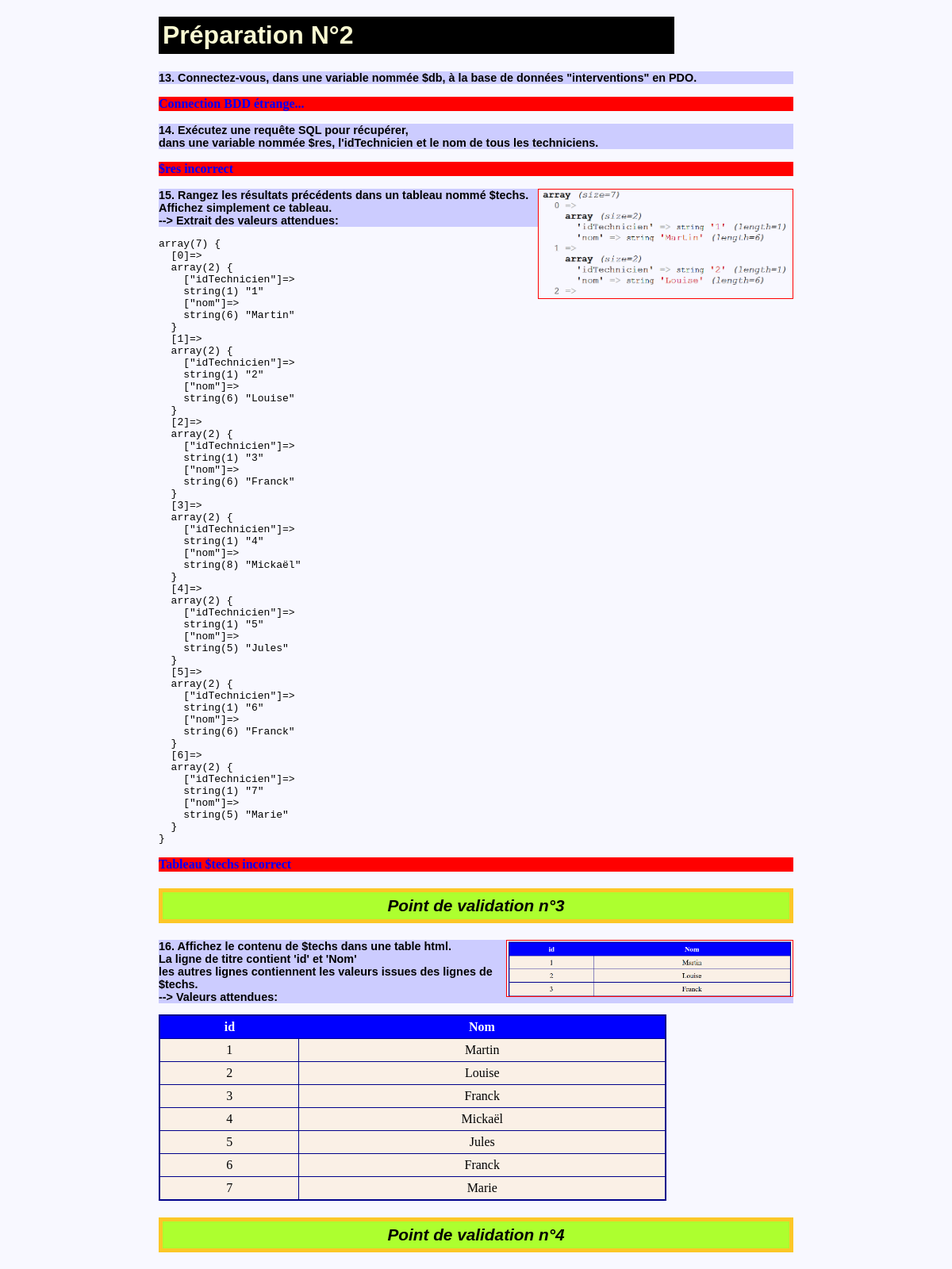
The app's page /tests/preparation_2.php with its own data.
### tables this page shows
CREATE TABLE IF NOT EXISTS `technicien` (
  `idTechnicien` int(11) NOT NULL AUTO_INCREMENT,
  `nom` varchar(20) DEFAULT NULL,
  PRIMARY KEY (`idTechnicien`)
);

### tests/preparation_2.php (the view, shortened to what this page needs)
<!DOCTYPE html>
<?php
function dump_var($var)
{
    echo '<pre>';
    var_dump($var);
    echo '</pre>';
}
?>
<html>
    <head>
        <link rel="stylesheet" href="../css/styles.css" />
    </head>
    <body>
	<h1>Préparation N°2</h1>
	<p class="question">13. Connectez-vous, dans une variable nommée $db,
	    à la base de données "interventions" en PDO.<br/>
	</p>
	<?php
	    $dbInfos = array(
		'host'   => 'localhost',
		'dbname' => 'db_interventions',
		'user'   => 'root',
		'pass'   => ''
		);
        $dsn = "mysql:host={$dbInfos['host']}; dbname={$dbInfos['dbname']}; charset=UTF8";
        $db = new PDO($dsn, $dbInfos['user'], $dbInfos['pass']);
	?>
	<?php
		if(isset($db) && $db != FALSE)
		{
		    $cla = get_class($db);
		    switch ($cla) {
			default:
			    echo '<p class="bad">Connection BDD étrange...</p>';
			    break;
		    }
		}
		else
		    echo '<p class="bad">Connection BDD incorrecte</p>';
	?>
	<p class="question">14. Exécutez une requête SQL pour récupérer,<br/>
	    dans une variable nommée $res, l'idTechnicien et le nom de tous les techniciens.</p>
	<?php
        $rqt = "SELECT * FROM `technicien`";
        $res = $db->query($rqt);
	?>
	<?php
		$hashTab = isset($res) ? md5(json_encode($res)) : '';
		if($hashTab === '592ea61dd3c8c6dc593f4e34632f7b69'):?>
			<p class="bon">$res correct</p>
	<?php else:?>
			<p class="bad">$res incorrect</p>
	<?php endif;?>
	<p class="question"><img class='imgAttendu' style='max-width: 40%;' src="../img/img2.png"/>
		15. Rangez les résultats précédents dans un tableau nommé $techs.<br/>
		Affichez simplement ce tableau.<br/>
		--> Extrait des valeurs attendues: </p>
	<?php
        $techs = array();
        while ($val = $res->fetch(PDO::FETCH_ASSOC)) {
            $techs[] = array(
                'idTechnicien' => $val['idTechnicien'],
                'nom' => $val['nom']
            );
        }
        dump_var($techs);
	?>
	<?php
		$hashTab = isset($techs) ? md5(json_encode($techs)) : '';
		if($hashTab === '507a0247e139858fa9efa0f477cdbc96'):?>
			<p class="bon">Tableau $techs correct</p>
	<?php else:?>
			<p class="bad">Tableau $techs incorrect</p>
	<?php endif;?>
	<p class="validation">Point de validation n°3</p>
	<p class="question"><img class='imgAttendu' src="../img/img5.png"/>
	    16. Affichez le contenu de $techs dans une table html.<br/>
	    La ligne de titre contient 'id' et 'Nom'<br/>
	    les autres lignes contiennent les valeurs issues des lignes de $techs.<br/>
	    --> Valeurs attendues:  </p>
    <table>
        <tr>
            <th>id</th>
            <th>Nom</th>
        </tr>
        <tr>
            <?php
            foreach($techs as $tech){
                echo "<tr>";
                echo "<td>".$tech['idTechnicien']."</td>";
                echo "<td>".$tech['nom']."</td>";
                echo "</tr>";
            }
            ?>
        </tr>
    </table>
	<p class="validation">Point de validation n°4</p>
    </body>
</html>

### css/styles.css (style rules this page uses)
body { background-color: ghostwhite; width: 800px; margin: auto; }
h1 { background-color:#000000; color: lightgoldenrodyellow; font-family: sans-serif; font-weight: bold; width: 80%; padding: 5px; }
table { border: 2px solid darkblue; border-collapse: collapse; border-spacing: 0px; width: 80%; text-align: center; }
th { border-bottom: 1px solid darkblue; padding: 5px; background-color: blue; color: white; }
td { border: 1px solid darkblue; border-bottom: 3px; padding: 5px; background-color: linen; }
.bad { background-color: red; color: blue; font-weight: bold; }
.question { background-color:#ccccff; font-family:sans-serif; font-size: 0.9em; font-weight: bold; }
.validation { background-color:greenyellow; border: #fcc727 5px solid; padding: 5px; font-family:sans-serif; font-size: 1.3em; font-weight: bold; font-style: italic; text-align: center; }
.imgAttendu { max-width: 45%; height: auto; float: right; border: red solid thin; }

### records on screen
technicien: idTechnicien "1", nom "Martin"
technicien: idTechnicien "2", nom "Louise"
technicien: idTechnicien "3", nom "Franck"
technicien: idTechnicien "4", nom "Mickaël"
technicien: idTechnicien "5", nom "Jules"
technicien: idTechnicien "6", nom "Franck"
technicien: idTechnicien "7", nom "Marie"
